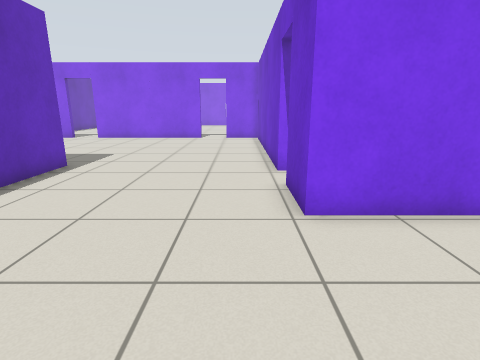
view 1 (above)

17 first-person views from a walk through a Gazebo world. The camera is 1 m above the floor, tilts 14° down and sees 80° across. The floor is counted in squares, 0.5 m on a side. Each view is taken from the middle of a square. On the plan, view 1 faces up. The plan holds only what a view shows up to about 17 squares ahead; the rest is blank. Robots are left out. Gazebo's built-in surfaces are drawn with simple patterns.

view 2
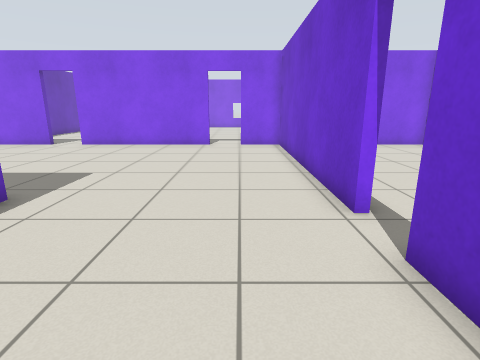

view 3
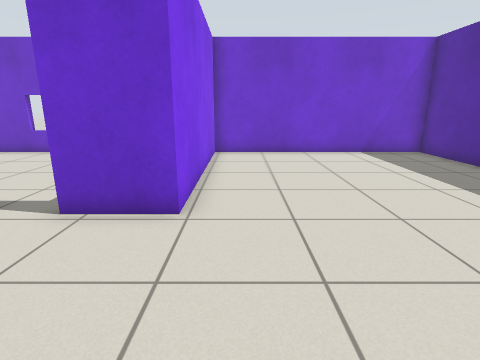

view 4
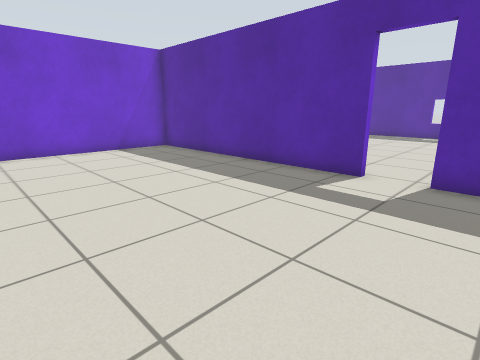

view 5
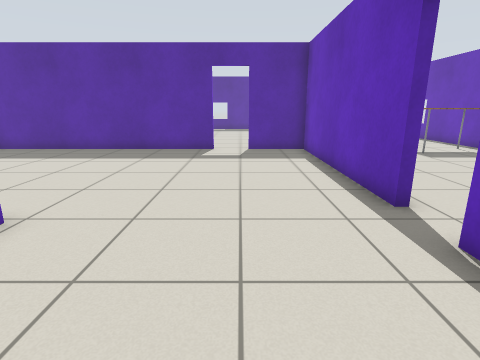

view 6
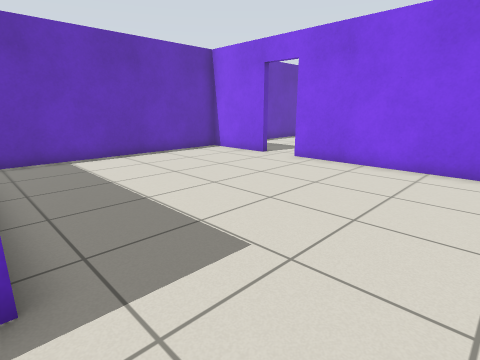

view 7
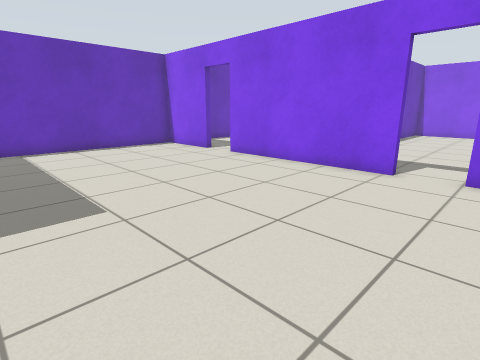

view 8
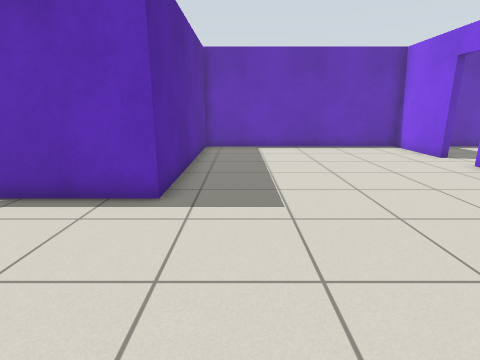

view 9
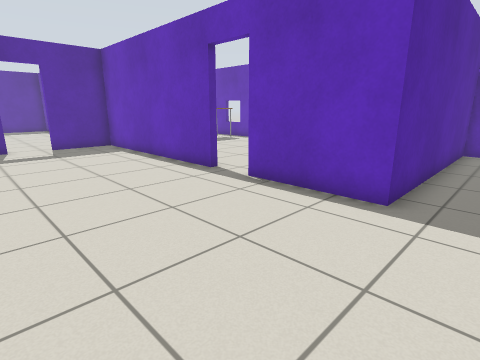

view 10
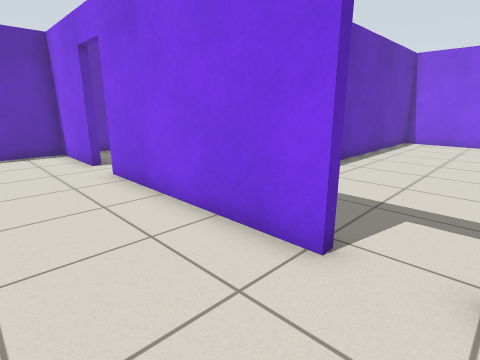

view 11
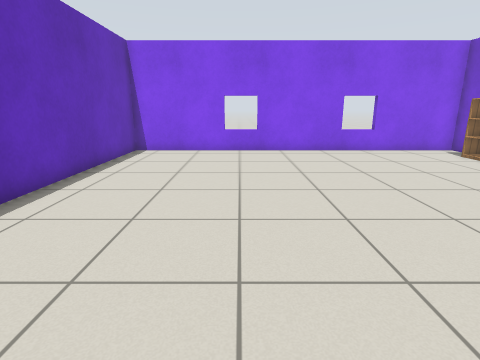

view 12
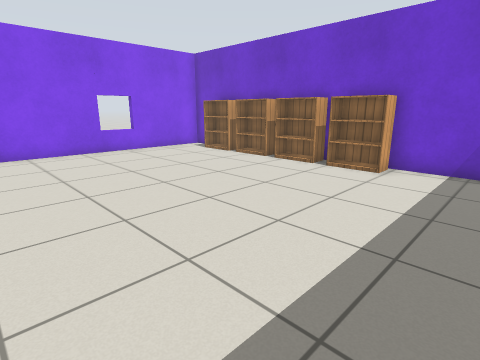

view 13
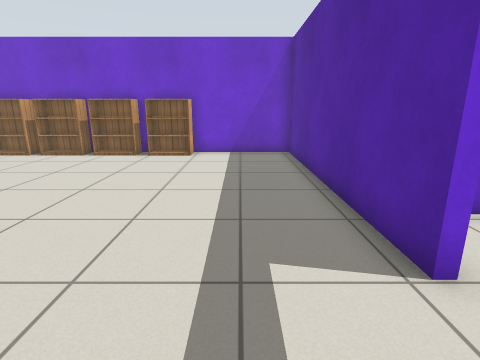

view 14
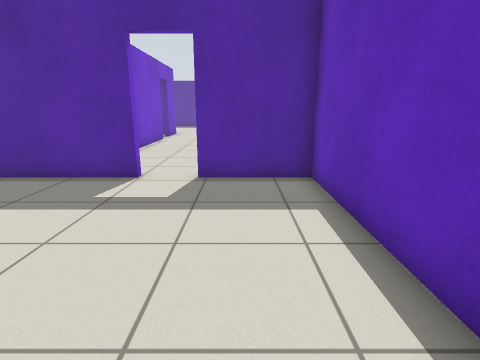

view 15
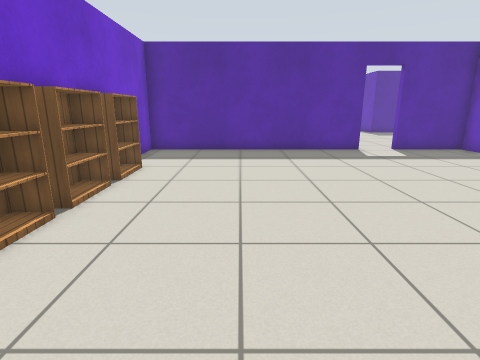

view 16
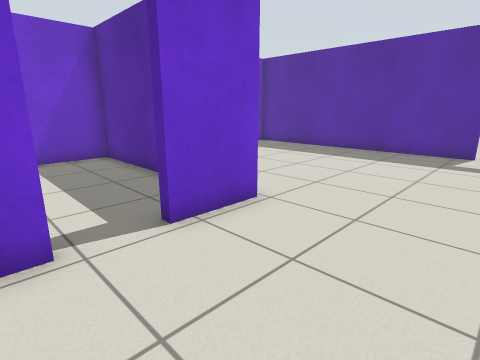

view 17
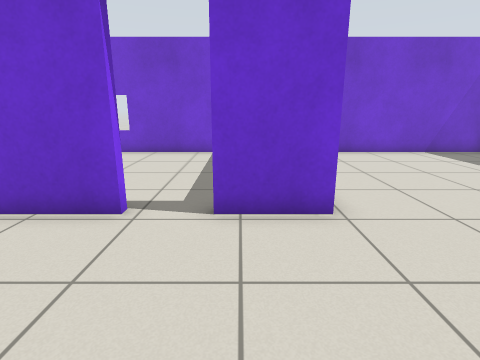

### Floor plan
Ten units are one square. View 1 is at (0, 0); x grows to the right and y downward. Boxes are objects, and circles mark ways between rooms. Rooms are numbered by the first view taken in them; rooms with no view inside come last. Other rooms are left out.
<svg viewBox="-159 -366 259 416">
<path fill="none" stroke="#000" d="M12 -93 12 -204 -10 -204M-62 -43 -62 45 -35 45M-26 -204 -101 -204M-17 45 94 45 94 -52 12 -52 12 -75M-117 -204 -154 -204 -154 -102 -62 -102 -62 -60M-10 -207 94 -207 94 -361 -62 -361 -62 -207 -27 -207"/>
<rect x="75" y="-275" width="20" height="30" fill="#bbb"><title>bookshelf</title></rect>
<rect x="75" y="-295" width="20" height="20" fill="#bbb"><title>bookshelf</title></rect>
<rect x="75" y="-325" width="20" height="30" fill="#bbb"><title>bookshelf</title></rect>
<rect x="75" y="-345" width="20" height="20" fill="#bbb"><title>bookshelf</title></rect>
<circle cx="-17" cy="-207" r="3" fill="#2a7"/>
<text x="-30" y="-80">1</text>
<text x="20" y="-290">2</text>
</svg>
Room 1 opens to room 2.

Where each view was taken, in squares from view 1:
view 1: 0 up, 0 right, facing up
view 2: 4 up, 1 left, facing up
view 3: 4 up, 4 left, facing right
view 4: 4 up, 5 left, facing down-right
view 5: 10 up, 3 left, facing down
view 6: 10 up, 3 left, facing up-left
view 7: 11 up, 0 right, facing up-left
view 8: 12 up, 0 right, facing left
view 9: 12 up, 0 right, facing down-left
view 10: 17 up, 1 left, facing up-left
view 11: 22 up, 1 left, facing up
view 12: 22 up, 1 left, facing up-right
view 13: 23 up, 4 left, facing right
view 14: 29 up, 4 left, facing down
view 15: 35 up, 5 right, facing down
view 16: 10 up, 3 left, facing down-right
view 17: 7 up, 4 left, facing right
